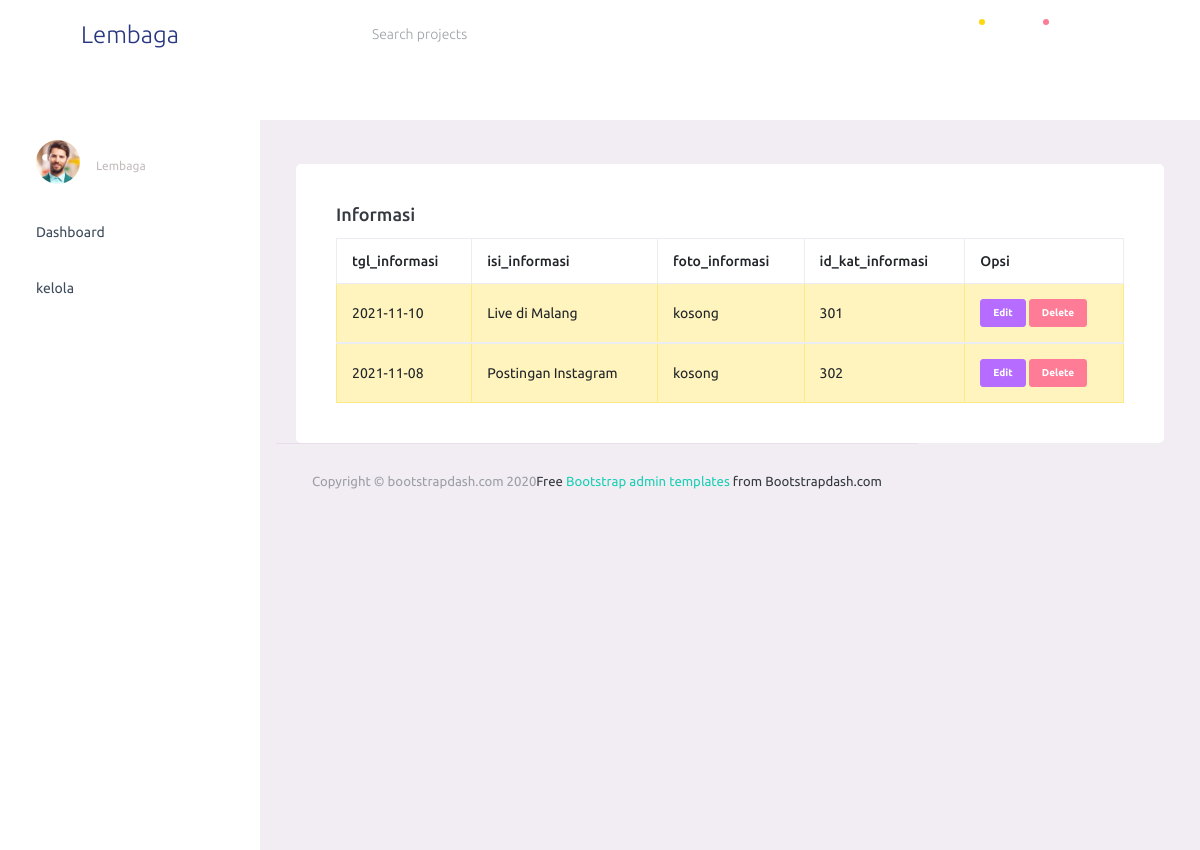
The app's page /Lembaga/kelinformasi/kelinformasi.php with its own data.
### tables this page shows
CREATE TABLE `informasi` (
  `id_informasi` int(11) NOT NULL,
  `tgl_informasi` date NOT NULL,
  `isi_informasi` varchar(100) NOT NULL,
  `foto_informasi` varchar(30) NOT NULL,
  `id_kat_informasi` int(30) NOT NULL
);

### Lembaga/kelinformasi/kelinformasi.php (the view, shortened to what this page needs)
<?php
include "../header.php";
include "../sidebar.php";
?>
<div class="main-panel">
  <div class="content-wrapper">
    <div class="row">
      <div class="col-lg-12 stretch-card">
        <div class="card">
          <div class="card-body">
            <h4 class="card-title">Informasi</h4>
            <table class="table table-bordered">
              <thead>
                <tr>
                  <th> tgl_informasi </th>
                  <th> isi_informasi </th>
                  <th>foto_informasi</th>
                  <th>id_kat_informasi</th>
                  <th>Opsi</th>
                </tr>
              </thead>
              <?php
              include "../koneksi.php";
              $result2 = mysqli_query($conn, "SELECT * FROM informasi");
              while ($row2 = mysqli_fetch_array($result2)) {
              ?>
                <tbody>
                  <tr class="table-warning">
                    <td> <?php echo $row2["tgl_informasi"]; ?> </td>
                    <td><?php echo $row2['isi_informasi']; ?></td>
                    <td><?php echo $row2["foto_informasi"]; ?> </td>
                    <td><?php echo $row2['id_kat_informasi']; ?></td>
                    <td>
                      <a href="edits.php?id_informasi=<?php echo $row2['id_informasi'] ?>" class="btn btn-xs btn-primary"><span class="glyphicon glyphicon-pencil">Edit</span></a>
                      <a href="phapuss.php?id_informasi=<?php echo $row2['id_informasi'] ?>" class="btn btn-xs btn-danger"><span class="glyphicon glyphicon-trash">Delete</span></a>
                    </td>
                  </tr>
                </tbody>
              <?php } ?>
            </table>
          </div>
        </div>
      </div>
      <?php
      include "../footer.php";
      ?>

### records on screen
informasi: tgl_informasi "2021-11-10", isi_informasi "Live di Malang", foto_informasi "kosong", id_kat_informasi "301"
informasi: tgl_informasi "2021-11-08", isi_informasi "Postingan Instagram", foto_informasi "kosong", id_kat_informasi "302"
